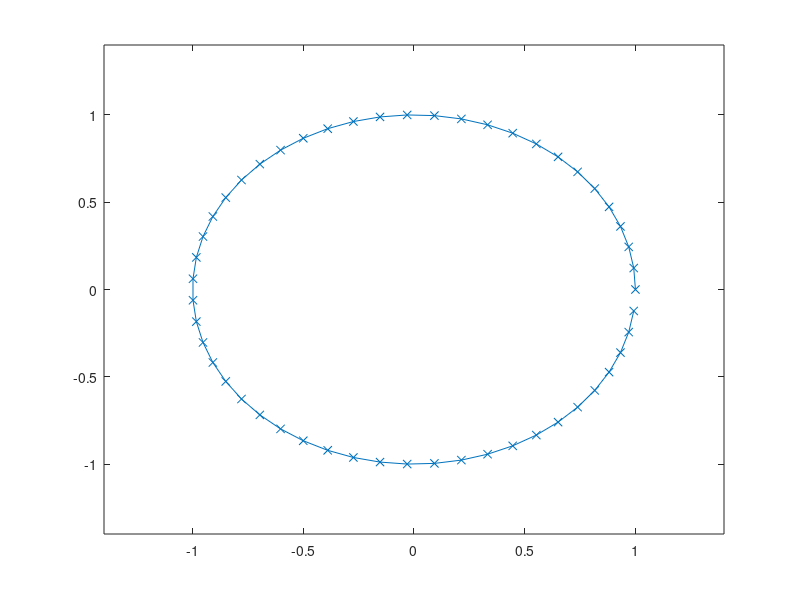

Write the MATLAB code that produced this figure. (Note: this script raises an error after producing the figure.)
function error = surfaceTensionTest(vertices)

% get a circle
if nargin < 1
    vertices = 51;
end

% radius = 1;
% amount = (vertices*radius/2)*sin(2*pi/vertices);
% points = findVerticesNewMaterial([0,0],vertices,amount);

points = zeros(vertices,2);
angles = zeros(vertices,1);

index = 0;
while index < vertices
    theta = 0 + (2*pi*index)/vertices;
    points(index+1,1) = cos(theta);
    points(index+1,2) = sin(theta);
    angles(index+1) = theta;
    index = index + 1;
end


newPoints = points;

% for a certain length of time

time = 0;
maxTime = 0.1;
dt = 0.01;

% errors!

error = 0;

figure;
plot(points(:,1),points(:,2),'x-');
xlim([-1.4,1.4]);ylim([-1.4,1.4]);
hold on;

%pause();

count = 0;
idx = 1;

disp('starting loop')

uns = zeros(vertices,1);
normals = zeros(vertices,2);
tangents = zeros(vertices,2);

%while time < maxTime
while count < 1
    count = count + 1;
    
    %errors = zeros(1,size(points,1));
    
    % iterate over each point in the circle
    for ii = 1:size(points,1)
        % find the flow strength
        
        [un,normal,tangent] = calculateIntegral(ii,points);
        uns(ii) = un;
        normals(ii,:) = normal;
        tangents(ii,:) = tangent;
        
%         phiCorrect = atan2(points(ii,2),points(ii,1));
%         normal = [cos(phiCorrect),sin(phiCorrect)];
%         tangent = [-sin(phiCorrect),cos(phiCorrect)];
        
%         news = [points(ii,:);points(ii,:)+0.3*tangent];
%         plot(news(:,1),news(:,2),'r-x')
%         
%         news = [points(ii,:);points(ii,:)+0.3*normal];
%         plot(news(:,1),news(:,2),'k-x')
        
        
        % this has to be applied in the direction of the outward pointing
        % normal
        
        flow = un.*normal;

        % move that point by how much
        
        newPoints(ii,:) = points(ii,:) + flow*dt;
        
        errors(ii) = findDist(points(ii,:),newPoints(ii,:));
        
        
%         if ii == size(points,1)-1 || ii == size(points,1)-2
%             disp('old')
%             points(ii,:)
%             disp('new')
%             newPoints(ii,:)
%             disp('nonsense')
%             un
%             normal
% 
%         end
           
    end
    
    % the error is just un actually
    %error = mean(errors);
    
    points = newPoints;
    
    figure;plot(angles,errors)
    title('errors')
    
    figure;plot(angles,uns)
    title('uns')
    
    max(uns)-min(uns)
    
    figure; hold on;
    plot(angles,abs(cos(angles)-normals(:,1)),'r-x')
%     plot(angles,cos(angles),'r-x');
%     plot(angles,normals(:,1),'k-x')
    title('x component theta hat')
    
    figure; hold on;
    plot(angles,abs(sin(angles)-normals(:,2)),'r-x')
%     plot(angles,sin(angles),'r-x');
%     plot(angles,normals(:,2),'k-x')
    title('y component theta hat')
    
    figure; hold on;
    plot(angles,abs(-sin(angles)-tangents(:,1)),'r-x')
%     plot(angles,-sin(angles),'r-x');
%     plot(angles,tangents(:,1),'k-x')
    title('x component r hat')
    
    figure; hold on;
    plot(angles,abs(cos(angles)-tangents(:,2)),'r-x')
%     plot(angles,cos(angles),'r-x');
%     plot(angles,tangents(:,2),'k-x')
    title('y component r hat')

    % show us the picture        
%     if mod(count,3) == 0
%         fig = figure;
%         plot(points(:,1),points(:,2),'x');
%         xlim([-1.2,1.2]);ylim([-2.2,2.2]);
%         
%         frame = getframe(fig);
%         im{idx} = frame2im(frame);
%         idx = idx + 1;
%     end
    %pause();
    
    time = time + dt;

end

% saveLocation = 'testCircle.tif';
% imwrite(im{1},saveLocation)
% for i=2:numel(im)
%     imwrite(im{i},saveLocation,'WriteMode','append')
% end

end

function [result,normal,properTangent] = calculateIntegral(index,points)
% calculate the integral at the point points(index) = r0

% calculate the normal at r0

r0 = points(index,:);

% add the end of points to the beginning and beginning to the end so it
% loops round (makes it more easy to do the loop later)
% it doesn't matter where we start the integral. And repeats of r0 are
% annoying, so arrange it so this doesn't happen (p124 lab book)

% we want to arrange it so that our r0 is at the beginning/end of the
% circle


if index > 1 && index < size(points,1)
    % we are not at the end points
    points2 = [points(index-1:end,:);points(1:index+1,:)];
elseif index == 1
    % at the start
    points2 = [points(end,:);points;points(1:2,:)];
else
    % at the end
    points2 = [points(end-1:end,:);points;points(1,:)];
end

% our new index is always 2

newIndex = 2;

[normal,properTangent] = findTangentQuadratic(points2(newIndex-1,:),points2(newIndex,:),points2(newIndex+1,:),1);
% 
% phiCorrect = atan2(points2(newIndex,2),points2(newIndex,1));
% normal = [cos(phiCorrect),sin(phiCorrect)];
% properTangent = [-sin(phiCorrect),cos(phiCorrect)];

integrandValsX = zeros(size(points2,1)-2,1);
integrandValsY = zeros(size(points2,1)-2,1);

distances = zeros(size(points2,1)-2,1);

% note we loop from 2 to size - 1 here as we added those three extra points
% on the ends of our original points vector
for i=2:(size(points2,1)-1)
    
    % calculate the tangent at points(i)
    [~,tangent] = findTangentQuadratic(points2(i-1,:),points2(i,:),points2(i+1,:),1);
    
%     phi = atan2(points2(i,2),points2(i,1));
%     tangent = [-sin(phi),cos(phi)];

    
    %  find the value of the integrand at points(i)
    if i == 2 || i==size(points2,1)-1
        integrandX = 0;
        integrandY = 0;
    else
        [integrandX,integrandY] = calcIntegrand2(r0,points2(i,:),tangent);
    end
    
    integrandValsX(i-1) = integrandX/(2*pi);
    integrandValsY(i-1) = integrandY/(2*pi);
    
    % now that we have the values for the integral we need to know the
    % distances between points. These get added together so we know the
    % total distance around
    
    if i==2 
        % if we are at our starting point set it to be zero
        distances(i-1) = 0;
    else
        distances(i-1) = distances(i-2) + findDist(points2(i,:),points2(i-1,:));
    end
    
end

% do the integration
% resultX = trapz(distances,integrandValsX);
% resultY = trapz(distances,integrandValsY);

resultX = irregularSimpson(distances,integrandValsX);
resultY = irregularSimpson(distances,integrandValsY);

if isnan(resultX) || isnan(resultY)
    index
    r0 = points2(index,:)
    
    integrandValsX
    integrandValsY
    
    disp('sum')
    sum(integrandValsX(2:end-1))
    
    
    figure;
    plot(distances,integrandValsX)
    
    error('Was NaN')
    
end


% we have to dot with the normal to get the size of the flow in the normal
% direction
result = resultX*normal(1) + resultY*normal(2);

end

function [integrandX,integrandY] = calcIntegrand(r0,rs,t)
% point calculating tension at, point integrating around, normal at r0,
% tangent at rs

dr = rs - r0;

square = (dr(1).^2 + dr(2).^2);

integrandX = t(1)*t(1)*calcJxxx(dr(1),square);

integrandX = integrandX + t(1)*t(2)*calcSumJxxyJxyx(dr(1),dr(2),square);

integrandX = integrandX + t(2)*t(2)*calcJxyy(dr(1),dr(2),square);

integrandY = t(1)*t(1)*calcJyxx(dr(1),dr(2),square);

integrandY = integrandY + t(1)*t(2)*calcSumJyxyJyyx(dr(1),dr(2),square);

integrandY = integrandY + t(2)*t(2)*calcJyyy(dr(2),square);

end

function [integrandX,integrandY] = calcIntegrand2(r0,rs,t)

dr = rs - r0;

square = (dr(1).^2 + dr(2).^2);

Jexpression = calcJexpression(dr(1),dr(2),t(1),t(2));

integrandX = (dr(1)/(square.^2))*Jexpression;

integrandY = (dr(2)/(square.^2))*Jexpression;


end

function result = calcJexpression(dX,dY,tX,tY)

result = tX*tX*(dY*dY-dX*dX) - 4*tX*tY*dX*dY + tY*tY*(dX*dX-dY*dY);

end

function result = calcJxxx(dX,square)
% dY is not needed to  calculate Jxxx

result = dX/square - 2*(dX.^3)/square.^2;

end

function result = calcSumJxxyJxyx(dX,dY,square)
% We only need the sum of these bits not the bits individually so calculate
% the sum instead

result = - 4*dY*(dX.^2)/square.^2;

end

function result = calcJxyy(dX,dY,square)

result = dX/square - 2*dX*(dY.^2)/square.^2;

end

function result = calcJyxx(dX,dY,square)

result = dY/square - 2*dY*(dX.^2)/square.^2;

end

function result = calcSumJyxyJyyx(dX,dY,square)

result = -4*(dX*dY.^2)/square.^2;

end


function result = calcJyyy(dY,square)
% dX is not needed to  calculate Jyyy

result = dY/square - 2*(dY.^3)/square.^2;

end
